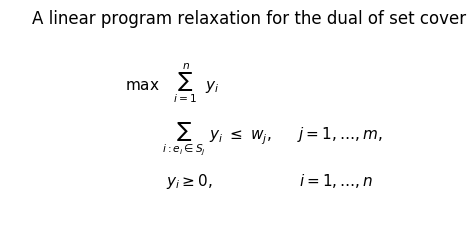

Python code for this plot:
from matplotlib import pyplot as plt
from matplotlib import rc


def matching():
    fn = {'fontname': 'Times New Roman',
          'fontsize': 16}
#    fs = 11
    objective = r'$\max \ \ \ \sum_{i = 1}^n \ \ y_i$'
#    plt.gca().text(1.0, 2.0, objective, fontsize=fs, **fn)
    plt.gca().text(1.0, 3.5, objective, **fn)

    subjects = r'$\sum_{i: e_i \in S_j} \ y_i \  \leq \ w_j, \ \ \ \ \ j = 1, \ldots, m,$'
#    plt.gca().text(1.45, 2 - 0.85, subjects, fontsize=fs, **fn)
    plt.gca().text(1.45, 1.5, subjects, **fn)

    subjects = r'$y_i \geq 0, \ \ \ \ \ \ \ \ \ \ \ \ \ \ \ \ \ \ \ i = 1, \ldots, n$'
#    plt.gca().text(1.5, 1 - 0.65, subjects, fontsize=fs, **fn)
    plt.gca().text(1.5, 0.0, subjects, **fn)

    plt.gca().set_xlim([0, 5])
    plt.gca().set_ylim([0.0, 5.0])
    plt.gca().set_title('A linear program relaxation for the dual of set cover')
    plt.axis('off')

if __name__ == '__main__':
    rc('mathtext', **{'rm': 'serif',
                      'it': 'serif:itelic',
                      'bf': 'serif:bold',
                      'fontset': 'cm'})
    plt.figure(figsize=(5, 2.5))
    matching()
    plt.tight_layout()
#    plt.savefig('sc_dual_form.png', bbox_inches='tight')
    plt.show()
